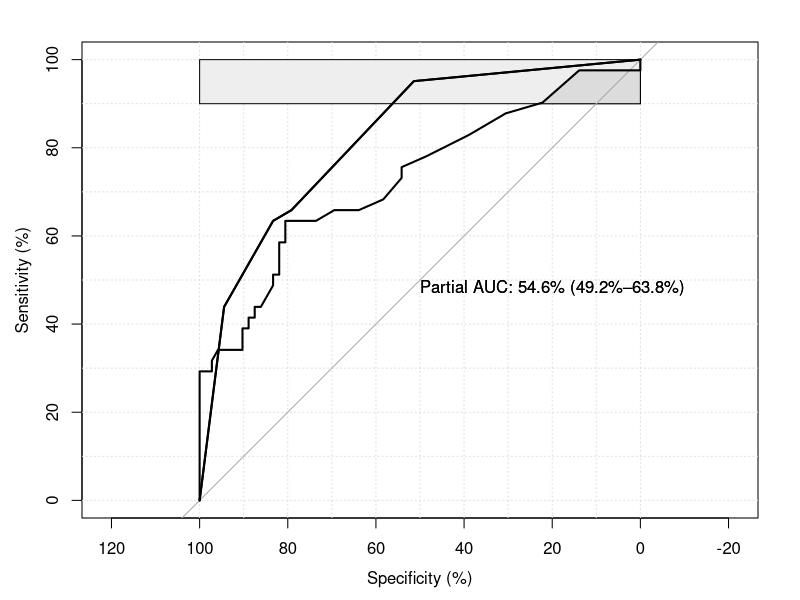

Source code (R): (Note: this script raises an error after producing the figure.)
library(pROC)


### Name: pROC-package
### Title: pROC
### Aliases: pROC-package pROC
### Keywords: package univar nonparametric utilities print htest aplot
###   hplot roc

### ** Examples

data(aSAH)

# Build a ROC object and compute the AUC
roc(aSAH$outcome, aSAH$s100b)
roc(outcome ~ s100b, aSAH)

# Smooth ROC curve
roc(outcome ~ s100b, aSAH, smooth=TRUE)

# more options, CI and plotting
roc1 <- roc(aSAH$outcome,
            aSAH$s100b, percent=TRUE,
            # arguments for auc
            partial.auc=c(100, 90), partial.auc.correct=TRUE,
            partial.auc.focus="sens",
            # arguments for ci
            ci=TRUE, boot.n=100, ci.alpha=0.9, stratified=FALSE,
            # arguments for plot
            plot=TRUE, auc.polygon=TRUE, max.auc.polygon=TRUE, grid=TRUE,
            print.auc=TRUE, show.thres=TRUE)

# Add to an existing plot. Beware of 'percent' specification!
roc2 <- roc(aSAH$outcome, aSAH$wfns,
            plot=TRUE, add=TRUE, percent=roc1$percent)

## Coordinates of the curve ##
coords(roc1, "best", ret=c("threshold", "specificity", "1-npv"))
coords(roc2, "local maximas", ret=c("threshold", "sens", "spec", "ppv", "npv"))

## Confidence intervals ##

# CI of the AUC
ci(roc2)

## Not run: 
##D # CI of the curve
##D sens.ci <- ci.se(roc1, specificities=seq(0, 100, 5))
##D plot(sens.ci, type="shape", col="lightblue")
##D plot(sens.ci, type="bars")
## End(Not run)

# need to re-add roc2 over the shape
plot(roc2, add=TRUE)

## Not run: 
##D # CI of thresholds
##D plot(ci.thresholds(roc2))
## End(Not run)

# In parallel
if (require(doParallel)) {
    registerDoParallel(cl <- makeCluster(getOption("mc.cores", 2L)))
    ## Not run: ci(roc2, method="bootstrap", parallel=TRUE)
    ## Don't show: 
ci(roc2, method="bootstrap", parallel=TRUE, boot.n=20)
## End(Don't show)
    stopCluster(cl)
}

## Comparisons ##

# Test on the whole AUC
roc.test(roc1, roc2, reuse.auc=FALSE)

## Not run: 
##D # Test on a portion of the whole AUC
##D roc.test(roc1, roc2, reuse.auc=FALSE, partial.auc=c(100, 90),
##D          partial.auc.focus="se", partial.auc.correct=TRUE)
##D 
##D # With modified bootstrap parameters
##D roc.test(roc1, roc2, reuse.auc=FALSE, partial.auc=c(100, 90),
##D          partial.auc.correct=TRUE, boot.n=1000, boot.stratified=FALSE)
## End(Not run)
